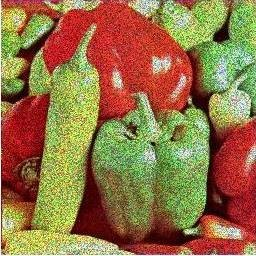
#> input picture Day-2/noise-img.jpg, 256 x 256 px
$ python practice-4-average-blur.py
#> lines starting #> are read from the running program, lines starting #| are printed output that depends on the picture

import cv2
import matplotlib.pyplot as plt
import numpy as np
img = cv2.imread("noise-img.jpg")
#> img is the input picture: shape (256, 256, 3); mean B, G, R 70.1, 114.7, 148.1
blur=cv2.blur(img,(5,5))
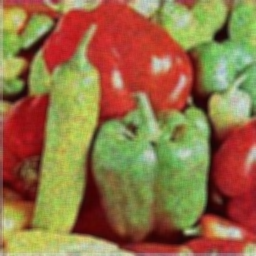
#> blur: shape (256, 256, 3); mean B, G, R 69.8, 114.4, 147.8
plt.imshow(cv2.cvtColor(blur,cv2.COLOR_BGR2RGB))
plt.show()
